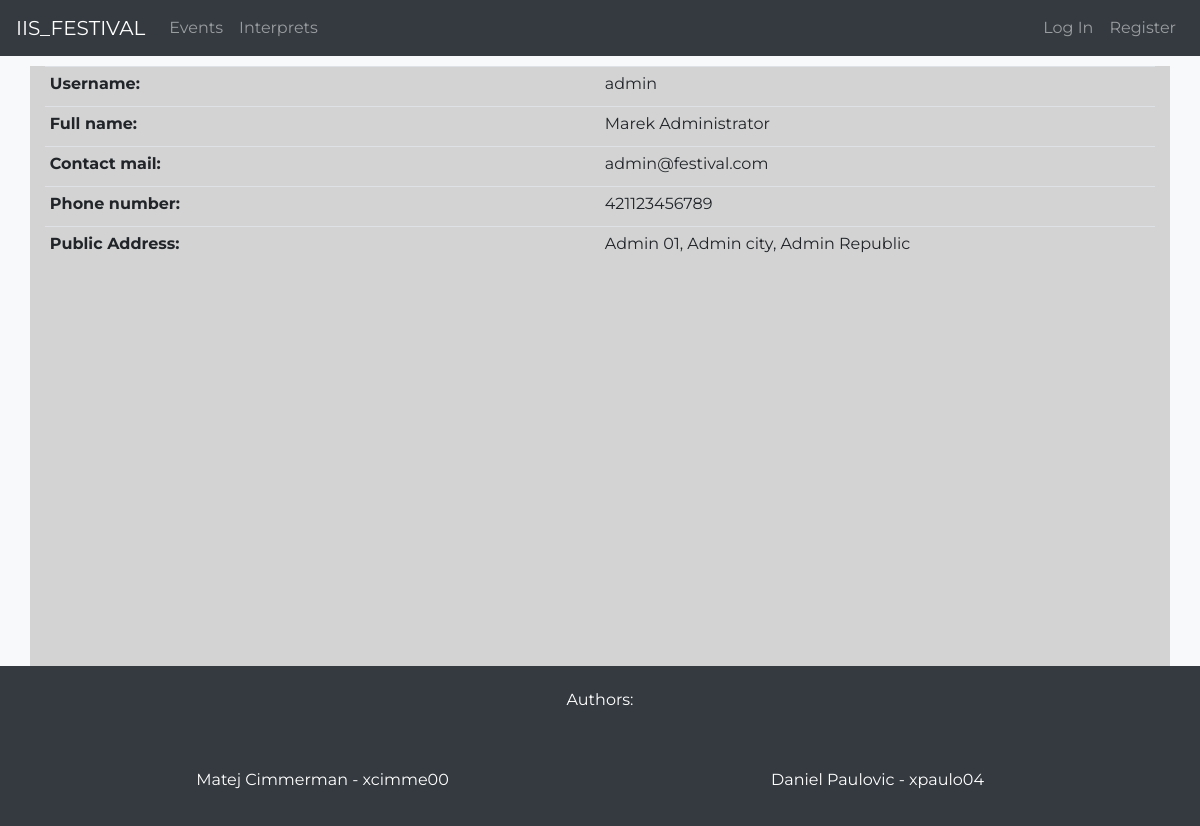
Screenshot of /profile.php?user=admin with the database file from the repository.
### tables this page shows
CREATE TABLE USERS (
    UserID int PRIMARY KEY AUTO_INCREMENT NOT NULL,
    Fullname varchar(128) NOT NULL,
    Username varchar(128) NOT NULL,
    Email varchar(128) NOT NULL,
    Password varchar(128) NOT NULL,
    Mobile varchar(128) NOT NULL,
    Address varchar(128) NOT NULL,
    is_admin boolean NOT NULL,
    is_banned boolean NOT NULL
);

### src/php/includes/general_functions.include.php (called while the page is built, shortened)
<?php
function user_exists($conn, $username, $email)
{
    $sql = "SELECT * FROM USERS WHERE Username = ? OR Email = ?;";
    $stmt = mysqli_stmt_init($conn);
    if(!mysqli_stmt_prepare($stmt, $sql))
    {
        header("location: ../../register.php?error=stmt_failed");
        exit();
    }
    mysqli_stmt_bind_param($stmt, "ss", $username, $email);
    mysqli_stmt_execute($stmt);
    $result_date = mysqli_stmt_get_result($stmt);
    if($row = mysqli_fetch_assoc($result_date))
    {
        return $row;
    }
    else
    {
        $result = false;
        return $result;
    }
}

### src/profile.php (the view, shortened to what this page needs)
<?php
    include_once 'header.php';
?>
    <div class="container fullscreen-container" id="editcon">
        <?php
            if(isset($_GET["user"]))
            {
                require_once 'php/includes/database_handler.include.php';
                require_once 'php/includes/general_functions.include.php';
                if($userid_exists = user_exists($conn, $_GET["user"], $_GET["user"]))
                {
                    $username = $userid_exists["Username"];
                    $fullname = $userid_exists["Fullname"];
                    $email = $userid_exists["Email"];
                    $mobile = $userid_exists["Mobile"];
                    $address = $userid_exists["Address"];
                    echo "
                    <table class=\"table table-sm\">
                        <tr>
                            <th scope=\"col\">Username:</th>
                            <td>$username</td>
                        </tr>
                        <tr>
                            <th scope=\"col\">Full name:</th>
                            <td>$fullname</td>
                        </tr>
                        <tr>
                            <th scope=\"col\">Contact mail:</th>
                            <td>$email</td>
                        </tr>
                        <tr>
                            <th scope=\"col\">Phone number:</th>
                            <td>$mobile</td>
                        </tr>
                        <tr>
                            <th scope=\"col\">Public Address:</th>
                            <td>$address</td>
                        </tr>
                    </table>
                    ";
                }
                else
                {
                    echo "User doesnt exist.";
                }
            }
        ?>
    </div>
<?php
    include_once 'footer.php';
?>

### src/css/main.css (style rules this page uses)
body { font-family: 'Montserrat',sans-serif; min-height: 100%; }
.fullscreen-container { min-height: 75vh; background-color: lightgray; }
table { border-collapse: collapse; width: 100%; margin: 10px 0 0 0; table-layout: fixed; }
table td, table th { height: 40px; max-width: 0; overflow: hidden; text-overflow: ellipsis; white-space: nowrap; text-align: left; padding: 10px; }

### rows the page displays
users: Username "admin", Fullname "Marek Administrator", Email "admin@festival.com", Mobile "421123456789", Address "Admin 01, Admin city, Admin Republic"
